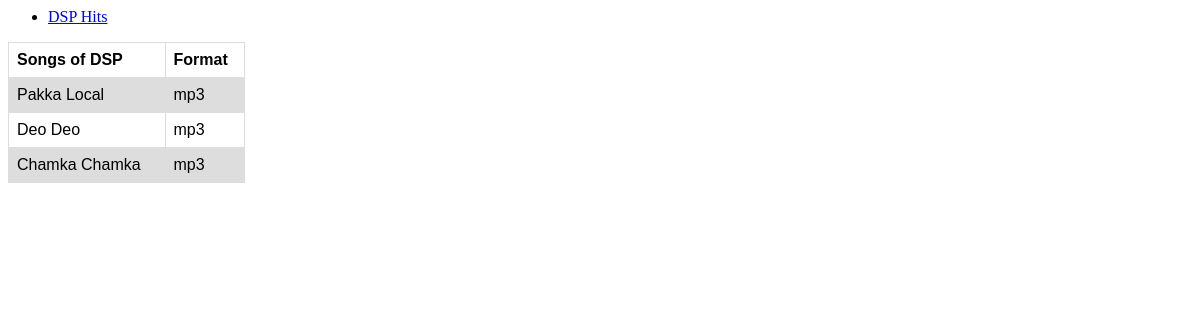
Page /music/5/ on the earlier database version.
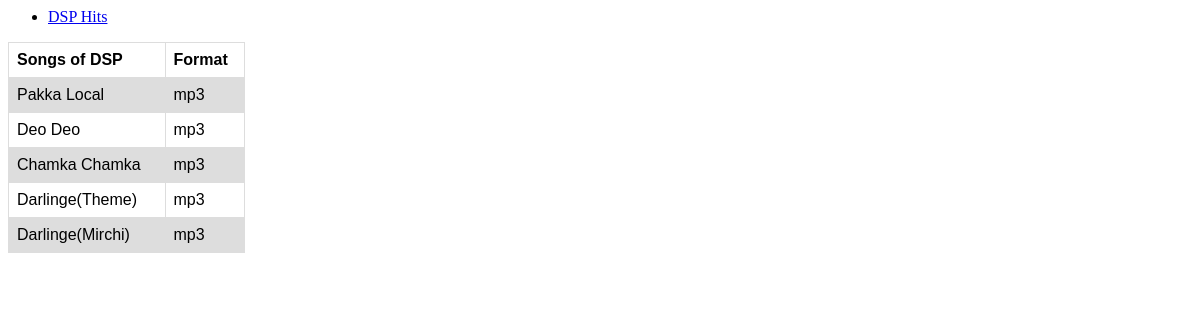
Same page on the later database version.
### music/models.py (models this page shows, shortened)
class Album(models.Model):
    artist = models.CharField(max_length = 60)
    album_title = models.CharField(max_length = 100)
    genre = models.CharField(max_length = 150)
    album_logo = models.CharField(max_length = 1000)

class Song(models.Model):
    album = models.ForeignKey(Album, on_delete=models.CASCADE)
    file_type = models.CharField(max_length = 10)
    song_title = models.CharField(max_length = 250)

### music/views.py (the view)
# urls.py: re_path('(?P<alb_id>[0-9]+)',views.detail,name='detail')    # this also works..
def detail(request, alb_id):
    try:
        album = Album.objects.get(pk=alb_id)
        alb = album.song_set.all()
        context = {'album':album,'alb':alb}
    except Album.DoesNotExist:
        raise Http404("Album Does Not Exist")
    return render(request, 'music/detail.html', context)

### music/templates/music/detail.html (shortened to what this page needs)
{% if album %}
<ul>
    <li> <a href="/music/{{album.id}}/">{{album.album_title}}</a> </li>
</ul>
<table>
    <tr  style="width:100%">
        <th>Songs of <b>{{album.artist}} </b></th>
        <th>Format</th>
    </tr>
{% for a in alb%}
    <tr>
        <td>{{a.song_title}}</td>
        <td>{{a.file_type}}</td>
    </tr>
{% endfor %}
    </table>
{% endif %}

### music/templates/music/detail.html (style rules this page uses)
table { font-family: arial, sans-serif; border-collapse: collapse; width: 20%; }
td, th { border: 1px solid #dddddd; text-align: left; padding: 8px; }
tr:nth-child(even) { background-color: #dddddd; }

Differences in the rows shown:
added Song: song_title "Darlinge(Theme)", file_type "mp3"
added Song: song_title "Darlinge(Mirchi)", file_type "mp3"
